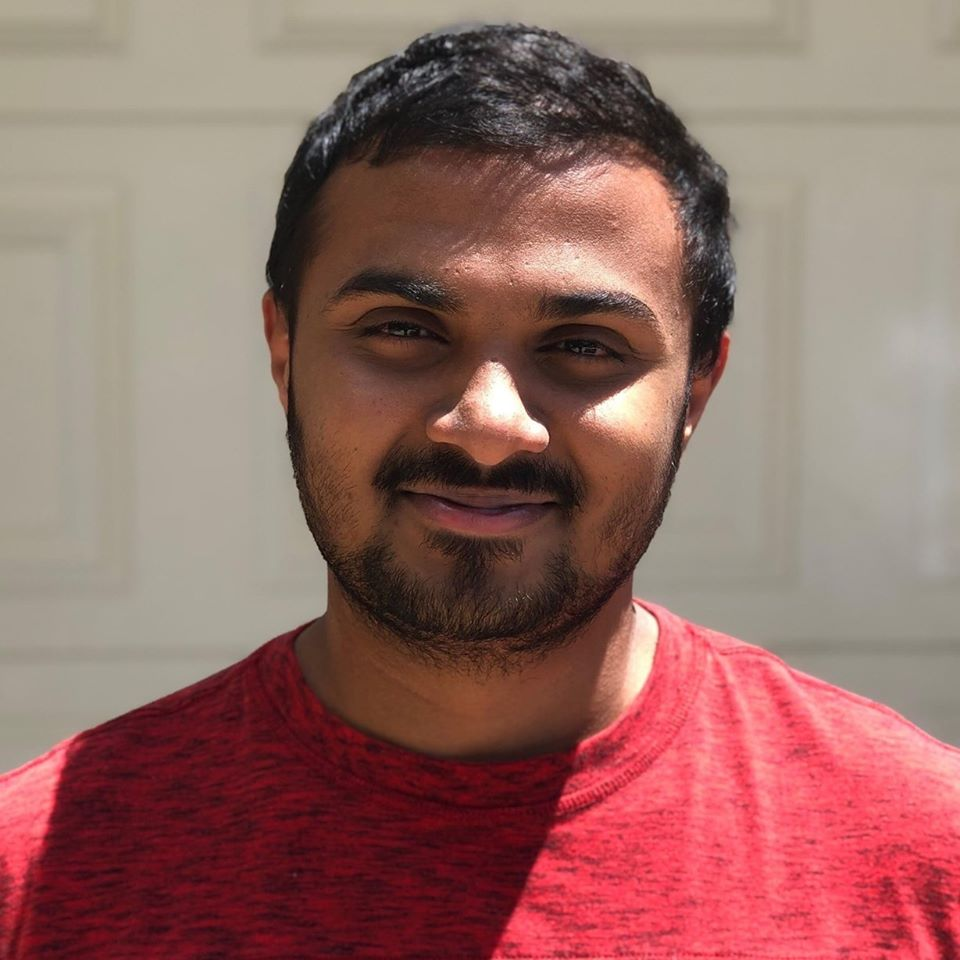
#> input picture me.jpg, 960 x 960 px, given in place of the camera
$ jupyter execute --allow-errors Webcam_Face_and_Eyes_Detector.ipynb   (text cells are left out)
#> lines starting #> are read from the running program, lines starting #| are printed output that depends on the picture; after the words box and inside, x2 and y2 are one past the last pixel; in counts of white or black regions, pixels touching at a corner belong together
#> in GetWebCamImage, ImageTaken is the input picture: shape (960, 960, 3); mean B, G, R 100, 106, 147.8
[cell 1]
import pandas as pd
import numpy as np
import seaborn as sns
import matplotlib.pyplot as plt
import cv2
import scipy as sp
import urllib.request

[cell 2]
# Eyes/ Face Detection
def DetectFacesEyes(image):
    #Save a copy that will be subjected to operations.
    TempCopy = image
    #Convert to grayscale
    Gray = cv2.cvtColor(TempCopy,cv2.COLOR_BGR2GRAY)
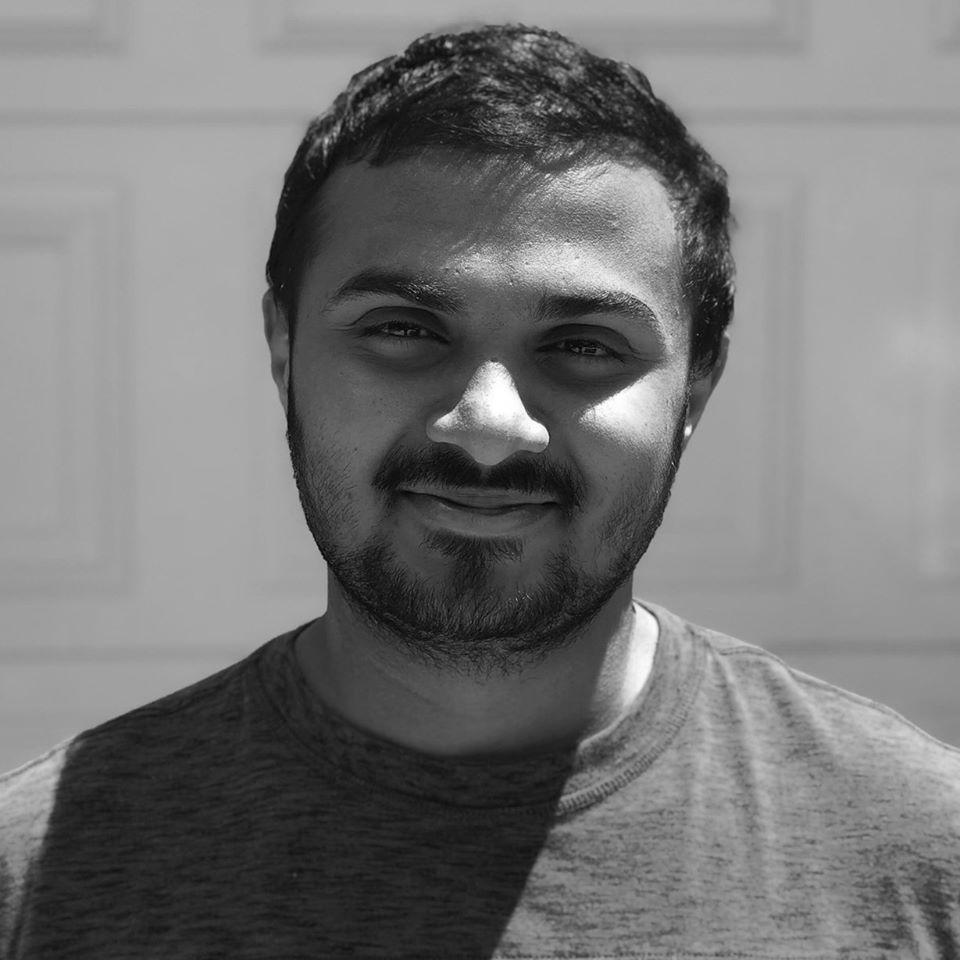
#> Gray: shape (960, 960); min 0, max 255, mean 117.8
    # Initialize the Face Classifier
    detector = cv2.CascadeClassifier(cv2.data.haarcascades +'haarcascade_frontalface_default.xml')
    # Initialize the Eyes Classifier
    EyeDetector = cv2.CascadeClassifier(cv2.data.haarcascades +'haarcascade_eye.xml')
    #Make a list of faces
    FaceList = detector.detectMultiScale(image)
#> FaceList = [[233, 148, 514, 514]]
    #Loop through the face list.
    for face in FaceList:
        #Obtain left top corner and the width and the height.
        (x,y,w,h) = face
        #Draw a Rectangle Around the face.
        cv2.rectangle(TempCopy,(x,y),(x+w,y+h),(0,255,0),4)
#> this loop made 1 pass
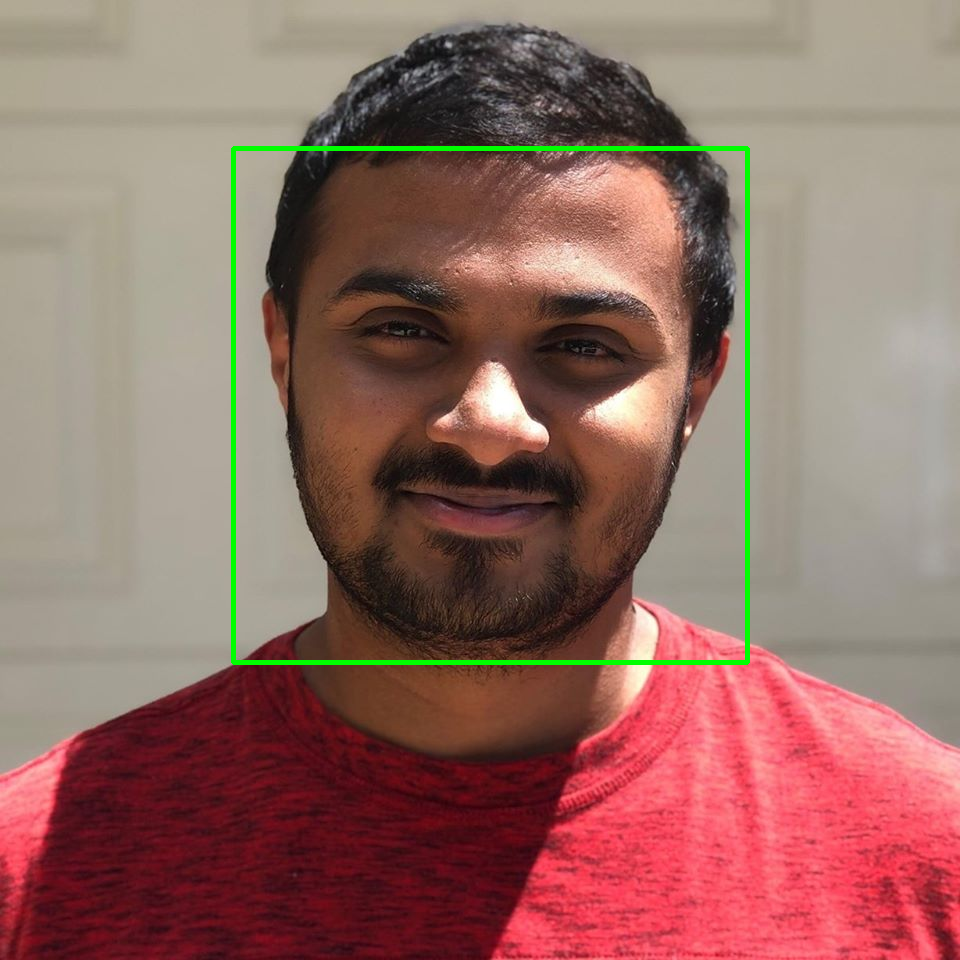
#> TempCopy: shape (960, 960, 3); 1.11% of pixels changed, all inside (x1, y1, x2, y2) = (231, 146, 750, 665)

  #Detect Eyes
    #Get the ROI in Gray Image for Detection.
    ROIGray = Gray[y:y+h,x:x+w]
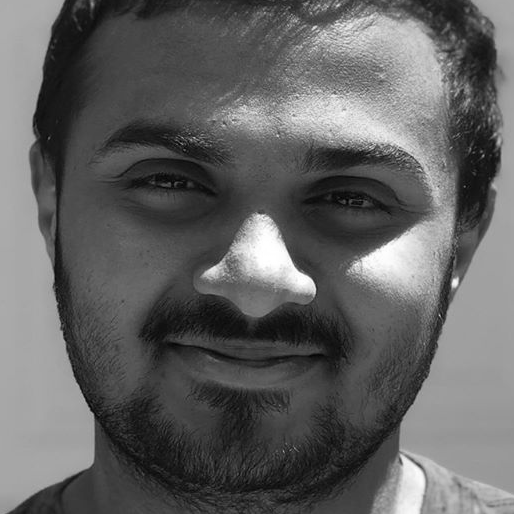
#> ROIGray: shape (514, 514); min 0, max 255, mean 97.6
    #Get the ROI in Color Image to draw the Rectangle.
    ROIColor = image[y:y+h,x:x+w]
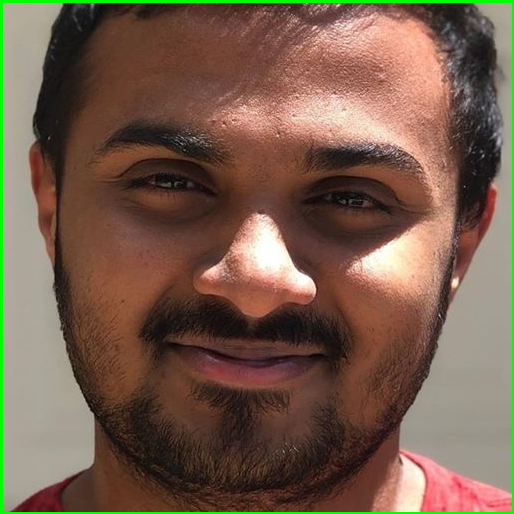
#> ROIColor: shape (514, 514, 3); mean B, G, R 76.1, 92.4, 117.9
    #Make a list of detected pairs of eyes.
    EyesList = EyeDetector.detectMultiScale(ROIGray)
#> EyesList = [[298, 158, 84, 84], [102, 123, 118, 118]]
    for eye in EyesList:
        #Get the coordinates of top left corner, width and the height of the eyebox
        (ex,ey,ew,eh) = eye
        #Draw a Rectangle Around eyes
        cv2.rectangle(ROIColor,(ex,ey),(ex+ew,ey+eh),(255,0,0),5)
#> this loop made 2 passes
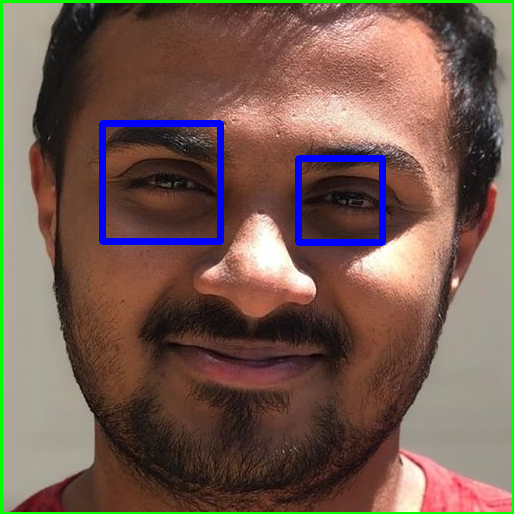
#> ROIColor: shape (514, 514, 3); 2.13% of pixels changed, all inside (x1, y1, x2, y2) = (99, 120, 386, 246)
    plt.figure()
    plt.imshow(TempCopy)

[cell 3]
# Locally Accessing Webcam (Doesn't work on Google Colab)
def GetWebCamImage(width = 500):
    #Function to take a photo via webcam
    camera = cv2.VideoCapture(0)
    # Wait 500ms for the cam to adjust the exposure
    cv2.waitKey(500)
    retval, ImageTaken = camera.read()
    return ImageTaken

[cell 4]
# Detection for the Locally Accessing Webcam (Doesn't work on Google Colab)
WebCamImage = GetWebCamImage()
plt.figure()
plt.imshow(WebCamImage)
DetectFacesEyes(WebCamImage)
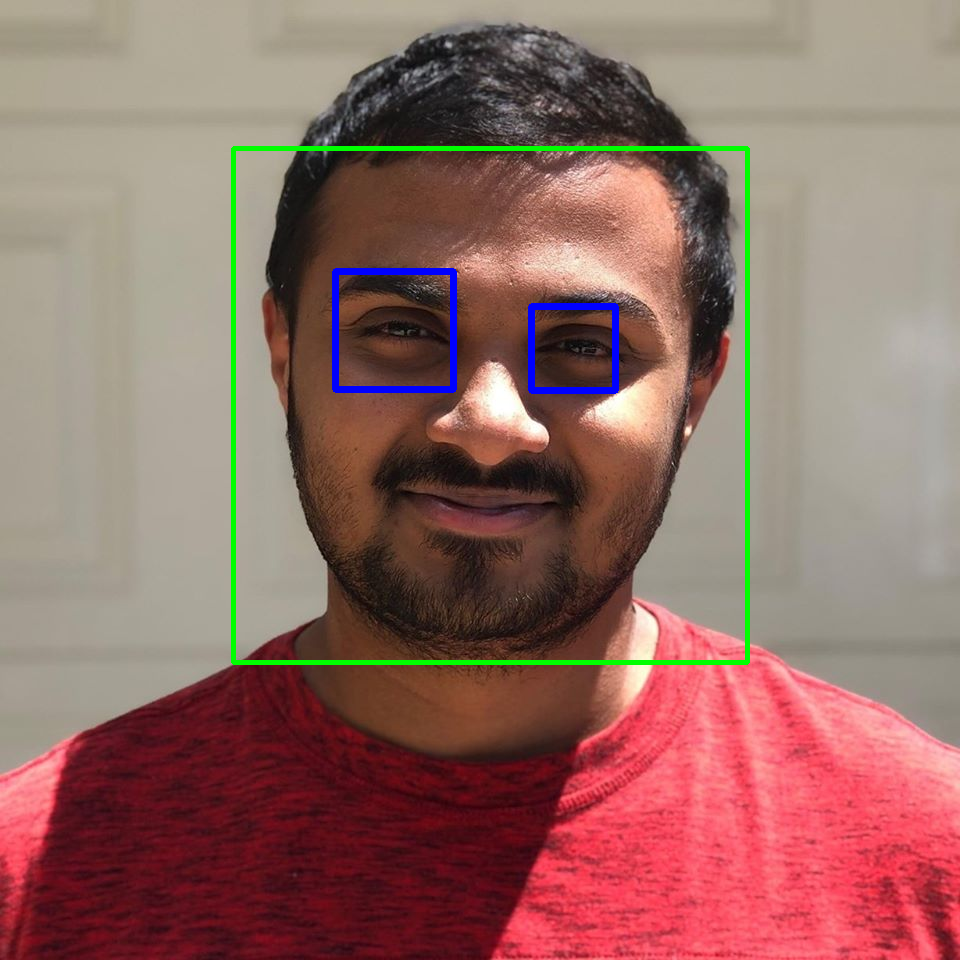
#> WebCamImage: shape (960, 960, 3); 1.72% of pixels changed, all inside (x1, y1, x2, y2) = (231, 146, 750, 665)

$ run again, on trump.jpg
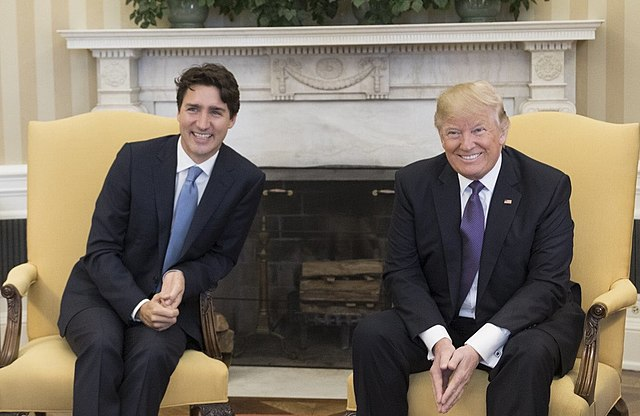
#> input picture trump.jpg, 640 x 416 px, given in place of the camera
#> in GetWebCamImage, ImageTaken is the input picture: shape (416, 640, 3); mean B, G, R 98.5, 111.5, 120.7
#> FaceList = [[173, 87, 61, 61], [434, 108, 61, 61]]
#> the loop in DetectFacesEyes, `for face in FaceList:` made 2 passes
#> EyesList = [[33, 12, 22, 22]]
#> the loop in DetectFacesEyes, `for eye in EyesList:` made 1 pass
#> after the loop in DetectFacesEyes, `for eye in EyesList:`:
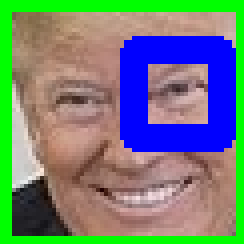
#> ROIColor: shape (61, 61, 3) (shown 4 times larger); mean B, G, R 120.6, 127.9, 111.5
#> `DetectFacesEyes(WebCamImage)`:
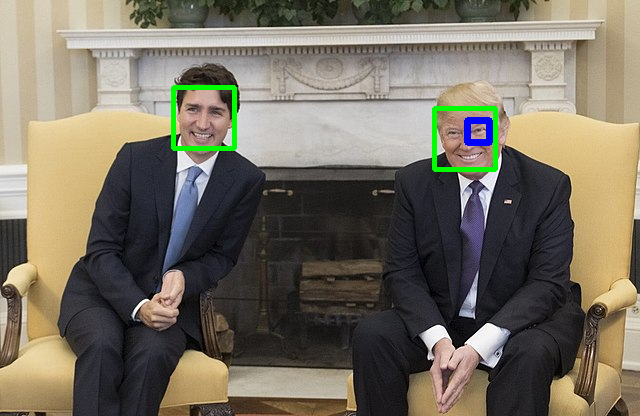
#> WebCamImage: shape (416, 640, 3); 1.13% of pixels changed, all inside (x1, y1, x2, y2) = (171, 85, 498, 172)
